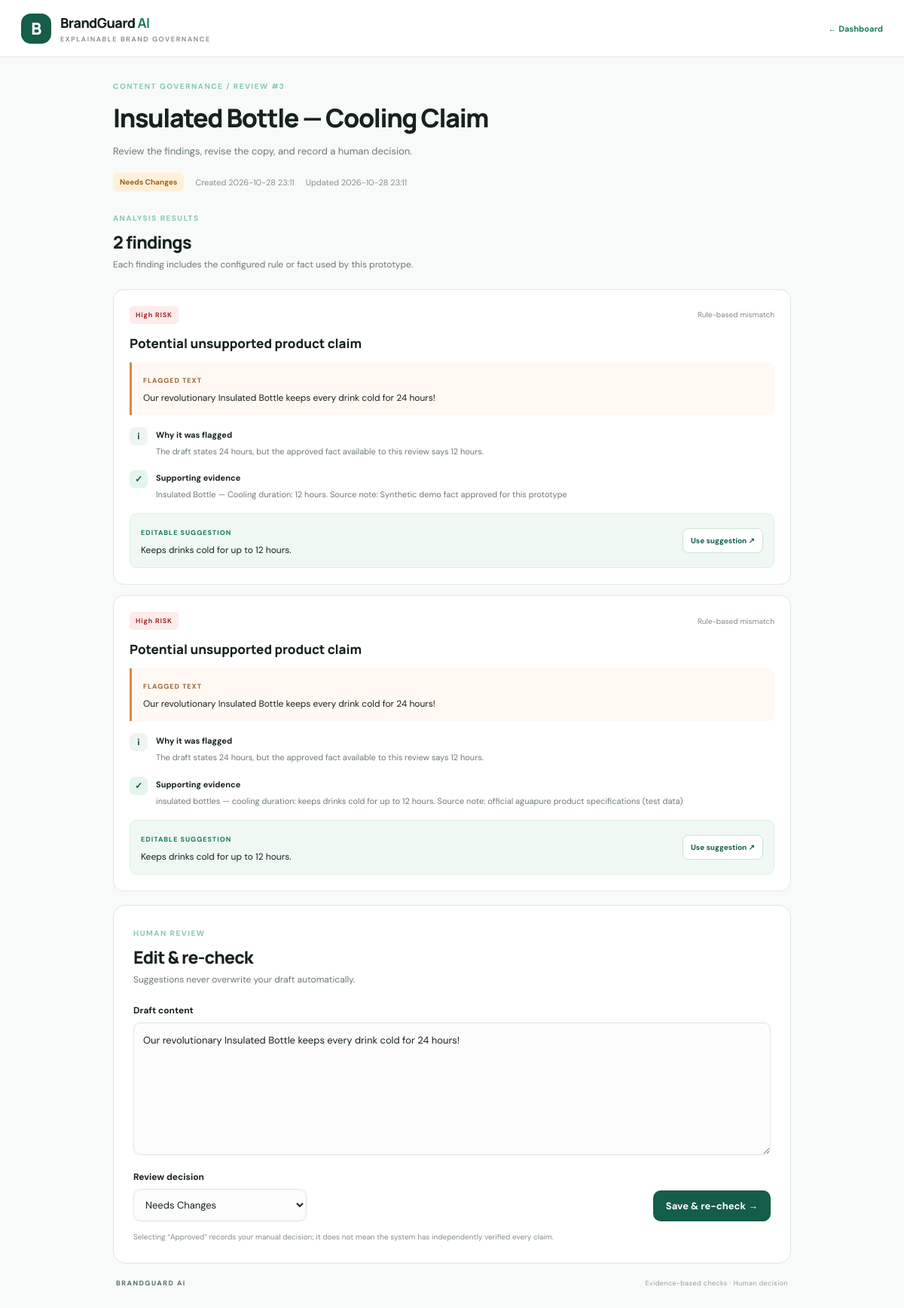
/review/3, run on the app's committed database.
### tables this page shows
CREATE TABLE reviews (
                id INTEGER PRIMARY KEY AUTOINCREMENT,
                title TEXT NOT NULL,
                draft TEXT NOT NULL,
                findings_json TEXT NOT NULL,
                status TEXT NOT NULL DEFAULT 'Draft',
                created_at TEXT NOT NULL,
                updated_at TEXT NOT NULL
            );

### app.py (the view)
@app.route("/review/<int:review_id>")
def review_detail(review_id):
    import json
    with get_db() as db:
        review = db.execute("SELECT * FROM reviews WHERE id=?", (review_id,)).fetchone()
    if not review:
        flash("Review not found.", "error")
        return redirect(url_for("index"))
    return render_template("review.html", review=review, findings=json.loads(review["findings_json"]))

### app.py (called while the page is built)
def get_db():
    conn = sqlite3.connect(DB_PATH)
    conn.row_factory = sqlite3.Row
    return conn

### templates/review.html (shortened to what this page needs)
<!doctype html>
<html lang="en"><head><link rel="stylesheet" href="{{ url_for('static', filename='style.css') }}"></head>
<body><header class="topbar"><a class="brand" href="/"><span class="brand-mark">B</span><span>BrandGuard <b>AI</b><small>EXPLAINABLE BRAND GOVERNANCE</small></span></a><a class="back-link" href="/">← Dashboard</a></header>
<main class="shell review-shell">
  <div class="eyebrow">CONTENT GOVERNANCE / REVIEW #{{ review.id }}</div><h1 class="review-title">{{ review.title }}</h1><p class="review-intro">Review the findings, revise the copy, and record a human decision.</p>
  <div class="review-meta"><span class="status status-{{ review.status|lower|replace(' ', '-') }}">{{ review.status }}</span><span>Created {{ review.created_at[:16].replace('T',' ') }}</span><span>Updated {{ review.updated_at[:16].replace('T',' ') }}</span></div>
  <section class="findings-wrap"><div class="panel-heading"><div><span class="step">ANALYSIS RESULTS</span><h2>{{ findings|length }} finding{% if findings|length != 1 %}s{% endif %}</h2><p>Each finding includes the configured rule or fact used by this prototype.</p></div></div>
  {% for finding in findings %}
  <article class="finding-card">
    <div class="finding-top"><span class="severity severity-{{ finding.severity|lower }}">{{ finding.severity }} RISK</span><span class="confidence">{{ finding.confidence }}</span></div>
    <h3>{{ finding.category }}</h3><div class="flagged"><span>FLAGGED TEXT</span><p>{{ finding.flagged_text }}</p></div>
    <div class="finding-detail"><span class="detail-icon">i</span><div><b>Why it was flagged</b><p>{{ finding.reason }}</p></div></div>
    <div class="finding-detail evidence"><span class="detail-icon">✓</span><div><b>Supporting evidence</b><p>{{ finding.evidence }}</p></div></div>
    <div class="suggestion"><div><span>EDITABLE SUGGESTION</span><p>{{ finding.suggestion }}</p></div><button type="button" class="copy-suggestion" data-suggestion="{{ finding.suggestion|e }}">Use suggestion ↗</button></div>
  </article>
  {% endfor %}
  </section>
  <section class="panel edit-panel"><div class="panel-heading"><div><span class="step">HUMAN REVIEW</span><h2>Edit & re-check</h2><p>Suggestions never overwrite your draft automatically.</p></div></div>
    <form action="{{ url_for('update_review', review_id=review.id) }}" method="post" id="updateForm">
      <label for="draft">Draft content</label><textarea name="draft" id="draft" rows="7" required>{{ review.draft }}</textarea>
      <div class="status-row"><div><label for="status">Review decision</label><select name="status" id="status"><option {% if review.status == 'Needs Changes' %}selected{% endif %}>Needs Changes</option></select></div><button class="button button-primary" type="submit">Save & re-check →</button></div>
      <p class="helper-text">Selecting “Approved” records your manual decision; it does not mean the system has independently verified every claim.</p>
    </form>
  </section>
  <footer><span>BRANDGUARD AI</span><span>Evidence-based checks · Human decision</span></footer>
</main>
</body></html>

### data on the page
reviews: id "3", title "Insulated Bottle — Cooling Claim", status "Needs Changes", created_at "2026-10-28 23:11", updated_at "2026-10-28 23:11", severity "High", confidence "Rule-based mismatch", category "Potential unsupported product claim", flagged_text "Our revolutionary Insulated Bottle keeps every drink cold for 24 hours!", reason "The draft states 24 hours, but the approved fact available to this review says 12 hours.", evidence "Insulated Bottle — Cooling duration: 12 hours. Source note: Synthetic demo fact approved for this prototype", suggestion "Keeps drinks cold for up to 12 hours.", evidence "insulated bottles — cooling duration: keeps drinks cold for up to 12 hours. Source note: official aguapure product specifications (test data)", draft "Our revolutionary Insulated Bottle keeps every drink cold for 24 hours!"

### other printed values
{{ findings|length }} "2"
